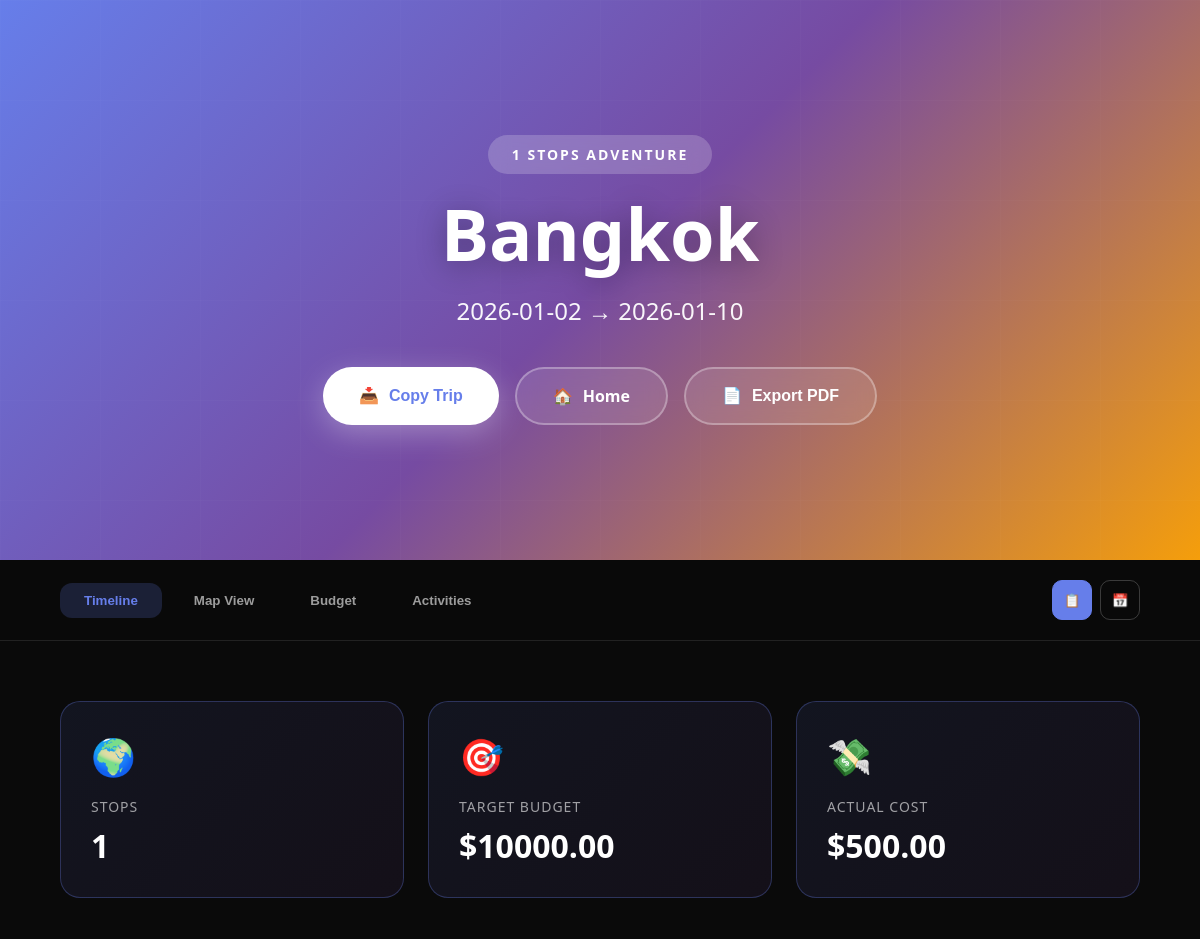
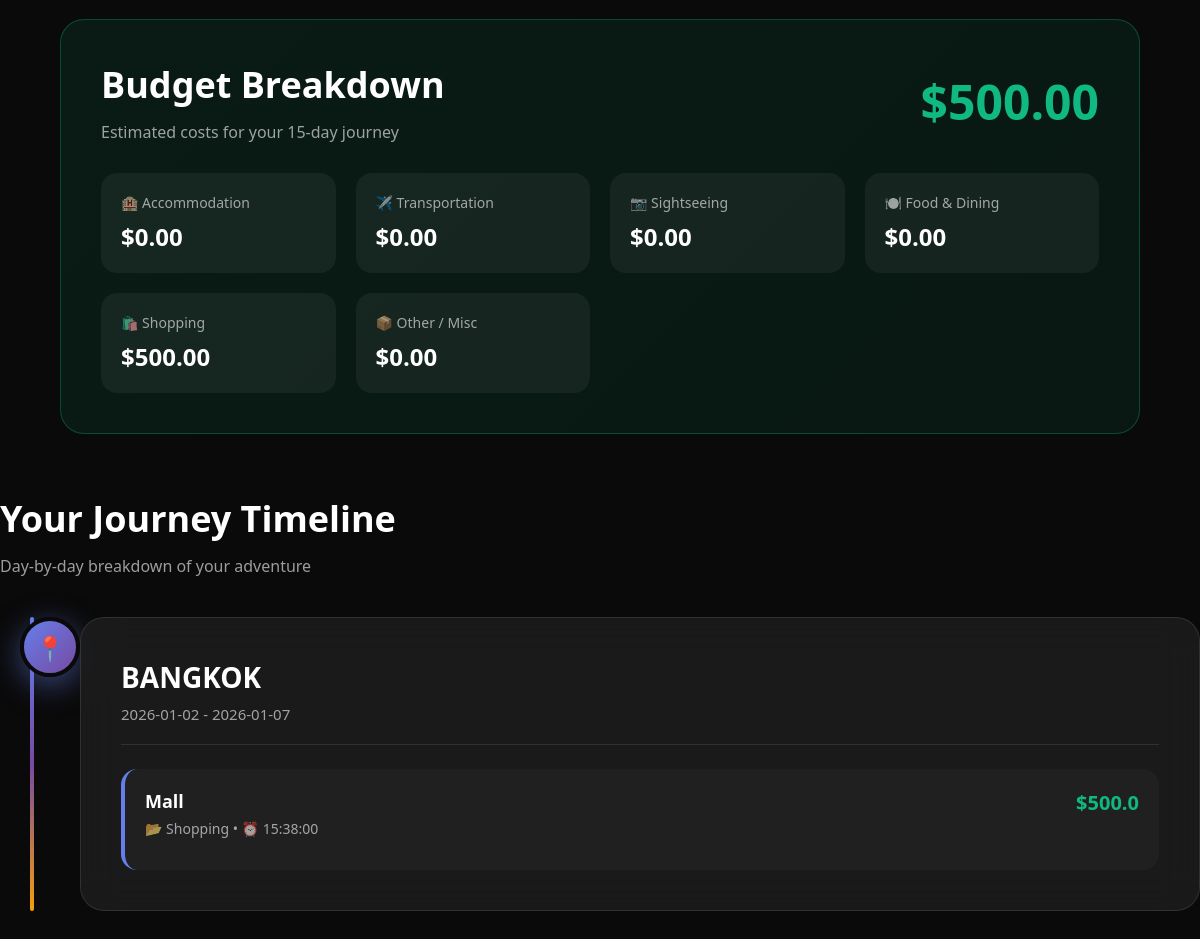
The app's page /itinerary-view/1 (signed in) with its own data (2 pictures, top to bottom).
### models.py (models this page shows)
class Trip(db.Model):
    __tablename__ = 'trips'
    id = db.Column(db.Integer, primary_key=True)
    user_id = db.Column(db.Integer, db.ForeignKey('users.id'), nullable=False)
    name = db.Column(db.String(100), nullable=False)
    start_date = db.Column(db.Date, nullable=False)
    end_date = db.Column(db.Date, nullable=False)
    description = db.Column(db.Text)
    cover_photo = db.Column(db.String(255))
    budget_limit = db.Column(db.Float, default=0.0)
    travelers_count = db.Column(db.Integer, default=1)
    travel_style = db.Column(db.String(50)) # e.g., "Luxury"
    tags = db.Column(db.String(500))        # e.g., "Beach,Adventure,Cultural"
    is_public = db.Column(db.Boolean, default=False)
    itineraries = db.relationship('Itinerary', backref='trip', lazy=True, cascade="all, delete-orphan")

class Itinerary(db.Model):
    __tablename__ = 'itineraries'
    id = db.Column(db.Integer, primary_key=True)
    trip_id = db.Column(db.Integer, db.ForeignKey('trips.id'), nullable=False)
    city_name = db.Column(db.String(100), nullable=False)
    country_name = db.Column(db.String(100))
    iata_code = db.Column(db.String(3))
    geo_lat = db.Column(db.Float)
    geo_long = db.Column(db.Float)
    arrival_date = db.Column(db.Date, nullable=False)
    departure_date = db.Column(db.Date, nullable=False)
    stop_order = db.Column(db.Integer, default=1)
    activities = db.relationship('Activity', backref='itinerary', lazy=True, cascade="all, delete-orphan")

class Activity(db.Model):
    __tablename__ = 'activities'
    id = db.Column(db.Integer, primary_key=True)
    itinerary_id = db.Column(db.Integer, db.ForeignKey('itineraries.id'), nullable=False)
    title = db.Column(db.String(200), nullable=False)
    category = db.Column(db.String(50), nullable=False)
    cost = db.Column(db.Float, default=0.0)
    currency = db.Column(db.String(10), default='USD')
    activity_date = db.Column(db.Date, nullable=True) # Stores specific date (YYYY-MM-DD)
    start_time = db.Column(db.Time, nullable=True)
    duration_minutes = db.Column(db.Integer, nullable=True)
    is_booked = db.Column(db.Boolean, default=False)

### app.py (the view)
@app.route("/itinerary-view/<int:trip_id>")
@login_required
def itinerary_view(trip_id):
    trip = Trip.query.get_or_404(trip_id)
    if trip.user_id != current_user.id:
        flash("Unauthorized")
        return redirect(url_for('dashboard'))
    total_cost = 0
    category_breakdown = {
        'transport': 0,
        'accommodation': 0,
        'sightseeing': 0,
        'food': 0,
        'shopping': 0,
        'other': 0  # <--- All custom/unknown categories go here
    }
    for stop in trip.itineraries:
        for activity in stop.activities:
            cost = activity.cost or 0
            total_cost += cost
            cat = (activity.category or 'other').lower().strip()
            if cat in category_breakdown:
                category_breakdown[cat] += cost
            else:
                category_breakdown['other'] += cost
    return render_template(
        "itinerary-view.html",
        trip=trip,
        total_cost=total_cost,
        breakdown=category_breakdown
    )

### app.py (called while the page is built)
@login_manager.user_loader
def load_user(user_id):
    return User.query.get(int(user_id))

### templates/itinerary-view.html (shortened to what this page needs)
<!DOCTYPE html>
<html lang="en">
<head>
</head>
<body>
	<div class="hero">
		<div class="hero-content">
			<div class="hero-content">
				<div class="trip-badge">{{ trip.itineraries|length }} Stops Adventure</div>
				<h1 class="hero-title">{{ trip.name }}</h1>
				<p class="hero-subtitle">{{ trip.start_date }} → {{ trip.end_date }}</p>
			</div>
			<div class="hero-actions">
				<button class="hero-btn primary">
					<span>📥</span> Copy Trip
				</button>
				<a href="{{ url_for('index') }}" class="hero-btn secondary" style="text-decoration: none;">
					<span>🏠</span> Home
				</a>
				<button class="hero-btn secondary">
					<span>📄</span> Export PDF
				</button>
			</div>
		</div>
	</div>
	<nav class="navbar">
		<div class="nav-content">
			<div class="nav-tabs">
				<button class="nav-tab active">Timeline</button>
				<button class="nav-tab">Map View</button>
				<button class="nav-tab">Budget</button>
				<button class="nav-tab">Activities</button>
			</div>
			<div class="view-toggle">
				<button class="toggle-btn active">📋</button>
				<button class="toggle-btn">📅</button>
			</div>
		</div>
	</nav>
	<div class="container">
		<div class="overview-section">
			<div class="overview-card">
				<div class="card-icon">🌍</div>
				<div class="card-label">Stops</div>
				<div class="card-value">{{ trip.itineraries|length }}</div>
			</div>
			<div class="overview-card">
				<div class="card-icon">🎯</div>
				<div class="card-label">Target Budget</div>
				<div class="card-value">${{ "%.2f"|format(trip.budget_limit) }}</div>
			</div>
			<div class="overview-card">
				<div class="card-icon">💸</div>
				<div class="card-label">Actual Cost</div>
				<div class="card-value">${{ "%.2f"|format(total_cost) }}</div>
			</div>
		</div>
		<div class="budget-section">
			<div class="budget-header">
				<div>
					<h2 class="section-title">Budget Breakdown</h2>
					<p class="section-subtitle">Estimated costs for your 15-day journey</p>
				</div>
				<div class="total-budget">${{ "%.2f"|format(total_cost) }}</div>
			</div>
			<div class="budget-items">
				<div class="budget-item">
					<div class="budget-category">🏨 Accommodation</div>
					<div class="budget-amount">${{ "%.2f"|format(breakdown['accommodation']) }}</div>
				</div>
				<div class="budget-item">
					<div class="budget-category">✈️ Transportation</div>
					<div class="budget-amount">${{ "%.2f"|format(breakdown['transport']) }}</div>
				</div>
				<div class="budget-item">
					<div class="budget-category">📷 Sightseeing</div>
					<div class="budget-amount">${{ "%.2f"|format(breakdown['sightseeing']) }}</div>
				</div>
				<div class="budget-item">
					<div class="budget-category">🍽️ Food & Dining</div>
					<div class="budget-amount">${{ "%.2f"|format(breakdown['food']) }}</div>
				</div>
				<div class="budget-item">
					<div class="budget-category">🛍️ Shopping</div>
					<div class="budget-amount">${{ "%.2f"|format(breakdown['shopping']) }}</div>
				</div>
				<div class="budget-item">
					<div class="budget-category">📦 Other / Misc</div>
					<div class="budget-amount">${{ "%.2f"|format(breakdown['other']) }}</div>
				</div>
			</div>
		</div>
	</div>
	<div class="timeline-section">
		<div class="section-header">
			<h2 class="section-title">Your Journey Timeline</h2>
			<p class="section-subtitle">Day-by-day breakdown of your adventure</p>
		</div>
		<div class="timeline">
			{% for stop in trip.itineraries %}
			<div class="timeline-item">
				<div class="timeline-marker">📍</div>
				<div class="timeline-content">
					<div class="day-header">
						<div class="day-info">
							<h3>{{ stop.city_name }}</h3>
							<p class="day-date">{{ stop.arrival_date }} - {{ stop.departure_date }}</p>
						</div>
					</div>
					<div class="activities-list">
						{% for activity in stop.activities %}
						<div class="activity-item">
							<div class="activity-main">
								<div>
									<div class="activity-title">{{ activity.title }}</div>
									<div class="activity-time">
										📂 {{ activity.category|capitalize }}
										{% if activity.start_time %} • ⏰ {{ activity.start_time }}{% endif %}
									</div>
								</div>
								<div class="activity-price">${{ activity.cost }}</div>
							</div>
						</div>
						{% else %}
						<p style="color: rgba(255,255,255,0.5); font-style: italic;">No activities planned yet.</p>
						{% endfor %}
					</div>
				</div>
			</div>
			{% endfor %}
		</div>
	</div>
</body>
</html>

### records on screen
Trip: name "Bangkok", start_date "2026-01-02", end_date "2026-01-10", budget_limit "10000.00"
Itinerary: city_name "BANGKOK", arrival_date "2026-01-02", departure_date "2026-01-07"
Activity: title "Mall", category "Shopping", start_time "15:38:00", cost "500.0"

### other values on screen
{{ trip.itineraries|length }} "1"
{{ "%.2f"|format(total_cost) }} "500.00"
{{ "%.2f"|format(breakdown['accommodation']) }} "0.00"
{{ "%.2f"|format(breakdown['transport']) }} "0.00"
{{ "%.2f"|format(breakdown['sightseeing']) }} "0.00"
{{ "%.2f"|format(breakdown['food']) }} "0.00"
{{ "%.2f"|format(breakdown['shopping']) }} "500.00"
{{ "%.2f"|format(breakdown['other']) }} "0.00"
